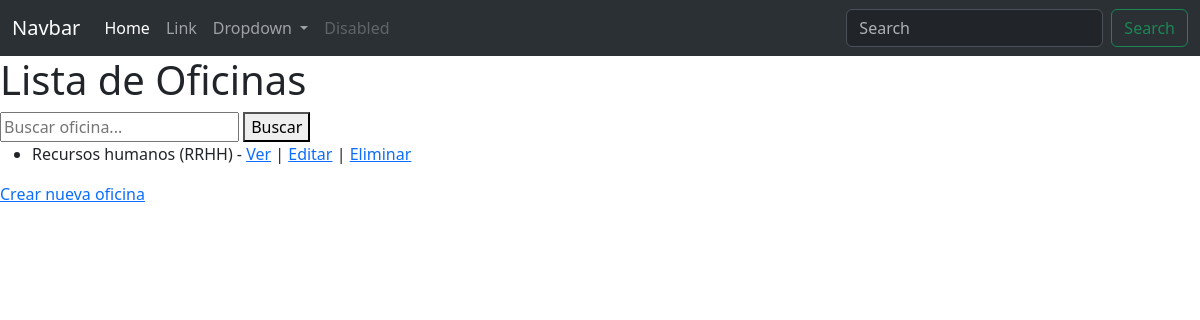
The page /oficina/lista_oficina/ on the database as committed earlier.
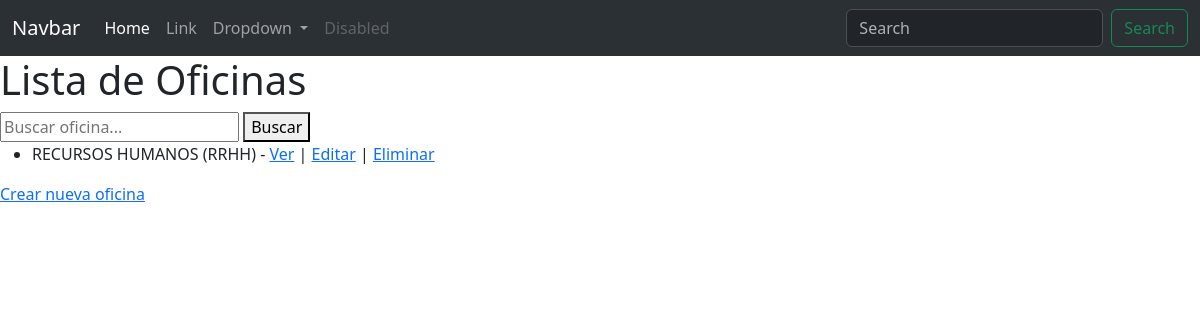
The same page on the database as committed later.
### oficina/models.py (models this page shows, shortened)
class Oficina(models.Model):
    nombre = models.CharField(verbose_name='Nombre de la oficina',max_length=100,unique=True)
    nombre_corto = models.SlugField(verbose_name='id corto',max_length=10, unique=True, help_text='Identificador unico de la oficina')
    validators = [validate_nombre_corto]
    class Meta:
        verbose_name = 'oficina'
        verbose_name_plural = 'oficinas'

### oficina/views.py (the view)
class OficinaListView(ListView):
    model = Oficina
    template_name = 'oficina/lista_oficina.html'
    context_object_name = 'oficinas'
    paginate_by = 10

### Templates/oficina/lista_oficina.html
{% extends "base.html" %}
{% block content %}
<h1>Lista de Oficinas</h1>
<form method="get" action="{% url 'oficina:lista_oficina' %}">
    <input type="text" name="q" placeholder="Buscar oficina..." value="{{ request.GET.q }}">
    <button type="submit">Buscar</button>
</form>
<ul>
    {% for oficina in oficinas %}
        <li>
            {{ oficina.nombre }} ({{ oficina.nombre_corto }})
            - <a href="{% url 'oficina:detalle_oficina' oficina.pk %}">Ver</a>
            | <a href="{% url 'oficina:editar_oficina' oficina.pk %}">Editar</a>
            | <a href="{% url 'oficina:eliminar_oficina' oficina.pk %}">Eliminar</a>
        </li>
    {% empty %}
        <li>No hay oficinas registradas.</li>
    {% endfor %}
</ul>
<a href="{% url 'oficina:crear_oficina' %}">Crear nueva oficina</a>
{% endblock %}

Rows that differ between the two databases and show on the page:
removed Oficina: nombre "Recursos humanos", nombre_corto "RRHH"
added Oficina: nombre "RECURSOS HUMANOS", nombre_corto "RRHH"
